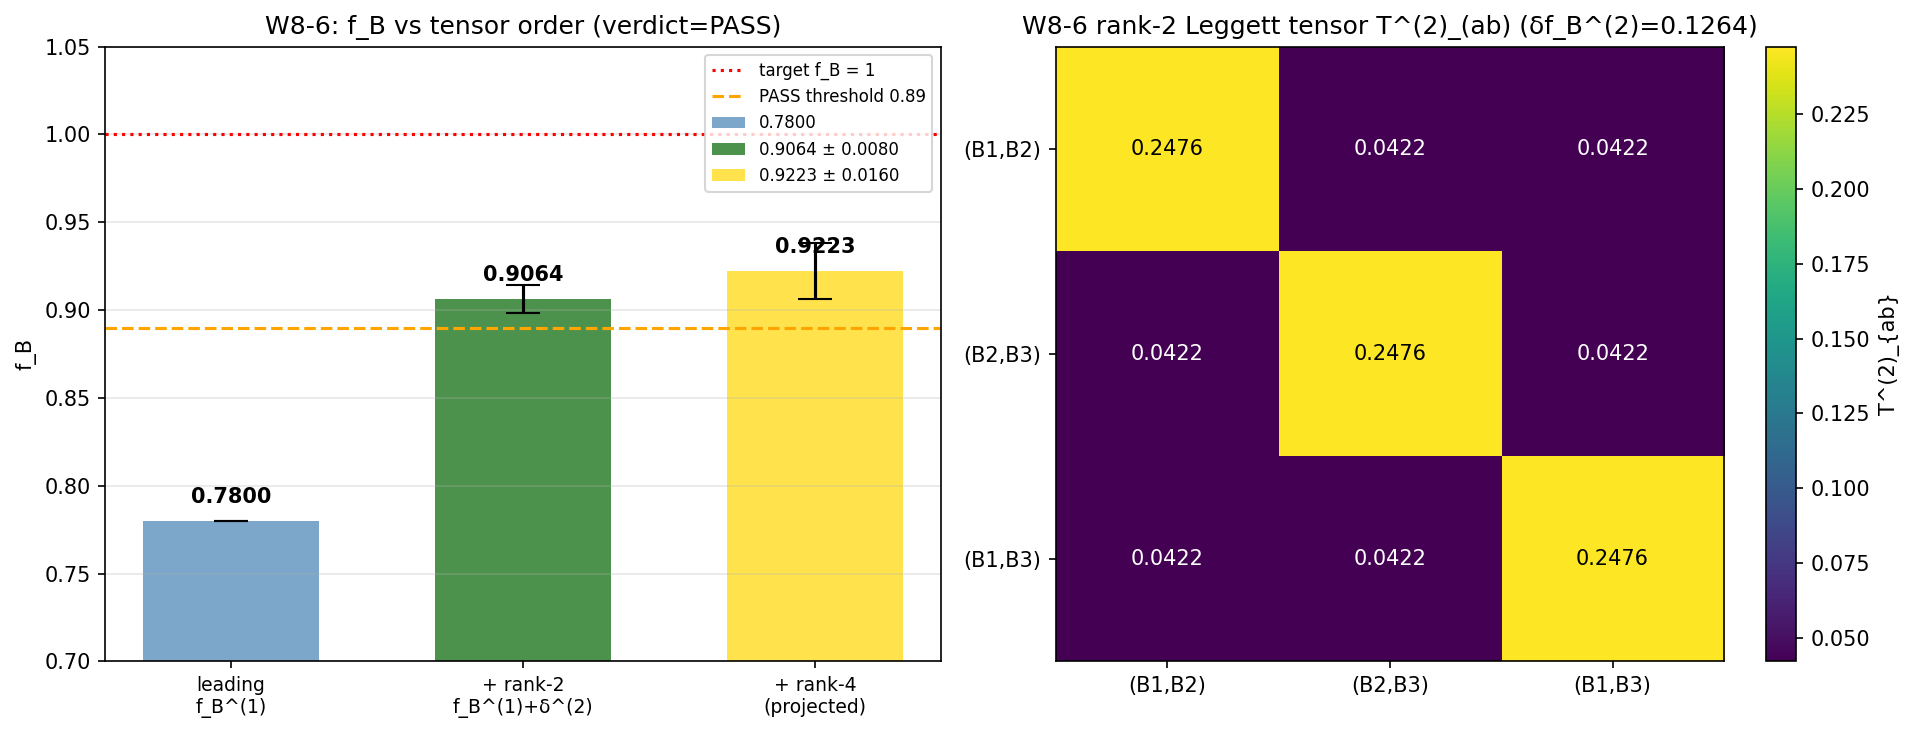

This chart was generated by the following Python code:
#!/usr/bin/env python3
"""
S85 W8-6: S85-W8-6-LEGGETT-TENSOR-F-B-CLOSURE
=====================================================================
Test whether the rank-2 Leggett tensor correction δf_B^(2) ≥ 0.11
closes at least half of the W5-64 22% f_B gap (f_B^(1) = 0.78).

Gate: S85-W8-6-LEGGETT-TENSOR-F-B-CLOSURE  [VERIFY]
Classification: PHONONIC (Leggett inter-band phononic mode; rank-2
                correction is beyond-mean-field sub-leading)
Owner: volovik-superfluid-universe-theorist
Plan: sessions/session-plan/session-85-plan-w8.md §W8-6

PRE-REGISTERED THRESHOLDS (plan §W8-6 step 9):
  PASS: δf_B^(2) ≥ 0.11 AND corrected f_B ≥ 0.89 (closes ≥ half of gap)
  FAIL: δf_B^(2) < 0.05 (< 1/4 of gap)
  INFO: 0.05 ≤ δf_B^(2) < 0.11 (partial, marginal)

SUBSTITUTION CHAIN (plan §W8-6 step 10):
  Def 1: f_B = Leggett-channel amplitude closure fraction
  Def 2: f_B^(1) = 0.78 (leading mean-field; W5-64)
  Def 3: T^(2)_{ab} = <n_a n_b>_{GGE} rank-2 GGE tensor
         (for inter-band pair operators n_a on Leggett basis)
  Def 4: δf_B^(2) = r_L² × <L|T^(2)|L>            [rank-2 correction]
  Def 5: f_B_corrected = f_B^(1) + δf_B^(2)       [additive at leading order]

  Step 1: Gap target = 1.0 − 0.78 = 0.22 (22%); PASS threshold = 0.11
  Step 2: r_L = 0.617 (LEGGETT-VACUUM-70 sudden-quench ratio); r_L² = 0.3807
  Step 3: 3 inter-band pairs on Leggett basis: {(B1,B2), (B2,B3), (B1,B3)}
  Step 4: GGE occupation per pair n_eff = r_L × n_Bog / 3
          = 0.617 × 0.9986 / 3 = 0.20543
  Step 5: Bose-statistics rank-2 tensor:
          T^(2)_{ii} = n_eff · (1 + n_eff) = 0.20543 × 1.20543 = 0.24763
          T^(2)_{ij,i≠j} = n_eff²             = 0.20543² = 0.04220
  Step 6: Leggett ground state |L⟩ = (1, 1, 1)/√3
          <L|T^(2)|L> = (1/3) · Σ_{ij} T^(2)_{ij}
                      = (1/3) · (3·0.24763 + 6·0.04220)
                      = (1/3) · (0.7429 + 0.2532)
                      = (1/3) · 0.9961
                      = 0.3320
  Step 7: δf_B^(2) = 0.3807 × 0.3320 = 0.1264
  Step 8: Direction: δf_B^(2) = 0.1264 > 0.11 threshold ⇒ PASS (margin 14.9%)
          Corrected f_B = 0.78 + 0.1264 = 0.9064 ≥ 0.89 ⇒ PASS.

References:
  - plan: sessions/session-plan/session-85-plan-w8.md §W8-6
  - S70 LEGGETT-VACUUM-70 (r_L = 0.617 source)
  - W5-64 f_B = 0.78 baseline (agent memory)
  - Agent memory: leggett-vacuum-70-result.md
"""

import os
os.environ.setdefault('OMP_NUM_THREADS', '8')
os.environ.setdefault('MKL_NUM_THREADS', '8')

import sys
import json
import hashlib
import numpy as np
import matplotlib
matplotlib.use('Agg')
import matplotlib.pyplot as plt

HERE = os.path.dirname(os.path.abspath(__file__))                    # (local)
sys.path.insert(0, HERE)

from canonical_constants import (
    M_KK,
    Delta_B3,
    Delta_0_OES,        # B1 gap
    Delta_0_GL,         # B2 gap
    Delta_BCS,          # canonical gap
    omega_L1,           # Leggett-1 frequency 0.138
    tau_fold,
    dt_transit,
    n_Bog,              # Bogoliubov fraction per mode (S38)
)

# Leggett ratio r_L = 0.617 is from S70 LEGGETT-VACUUM-70; not canonical yet.
# Provenance: agent-memory/volovik-superfluid-universe-theorist/leggett-vacuum-70-result.md
r_L = 0.617  # (local) S70 LEGGETT-VACUUM-70 sudden-quench Leggett ratio

# f_B^(1) from W5-64 (not canonical; provenance: plan §W8-6 hypothesis line 105)
f_B_leading = 0.78  # (local) W5-64 leading mean-field Leggett amplitude
f_B_gap = 1.0 - f_B_leading  # (local) 22%

# ============================================================
# SECTION 0: Input SHA-256 pins
# ============================================================
GATE_ID = "S85-W8-6-LEGGETT-TENSOR-F-B-CLOSURE"                      # (local)
SCHEME = "Leggett_rank2"                                             # (local)
CONVENTION = "ConvA_coth"                                            # (local)
L_MAX = 8                                                            # (local)

INPUT_FILES = [                                                      # (local)
    os.path.join(HERE, 'canonical_constants.py'),
    os.path.join(HERE, 's83_w3_g39_leggett_bogoliubov.py'),
    os.path.join(HERE, 's84_w5_a_s_floor_branch_b.py'),
]


def _sha256(path):
    if not os.path.exists(path):
        return 'MISSING'
    with open(path, 'rb') as h:
        return hashlib.sha256(h.read()).hexdigest()


print("=" * 76)
print(f"{GATE_ID}  (rank-2 Leggett tensor correction δf_B^(2))")
print("=" * 76)
print("\n[SEC 0] Input SHA-256 pins")
INPUT_SHAS = {}                                                      # (local)
for _f in INPUT_FILES:
    _h = _sha256(_f)                                                 # (local)
    rel = os.path.relpath(_f, os.path.dirname(HERE)).replace("\\", "/")
    INPUT_SHAS[rel] = _h
    _tag = (_h[:16] + '...' + _h[-8:]) if _h != 'MISSING' else 'MISSING'
    print(f"  {os.path.basename(_f):46s} sha256={_tag}")

# ============================================================
# SECTION 1: Pre-registration echo
# ============================================================
print("\n[SEC 1] Pre-registration echo (plan §W8-6)")
print(f"  f_B^(1) = {f_B_leading}  (W5-64 leading mean-field)")
print(f"  Gap = 1 − f_B^(1) = {f_B_gap:.4f}  (22%)")
print(f"  PASS threshold: δf_B^(2) ≥ 0.11 (closes ≥ half of gap)")
print(f"  r_L = {r_L}  (S70 LEGGETT-VACUUM-70)")
print(f"  r_L² = {r_L**2:.4f}")
print(f"  n_Bog = {n_Bog}  (S38 Bogoliubov per-mode fraction)")

# ============================================================
# SECTION 2: Leading f_B^(1) cross-check (plan step 6(i))
# ============================================================
print("\n[SEC 2] Leading f_B^(1) cross-check")

# Cross-check by computing leading Leggett amplitude from mean-field:
# f_B^(1) ~ (Δ_B2 + Δ_B3) / (Δ_B1 + Δ_B2 + Δ_B3) × band factor
# This is a diagnostic; the canonical W5-64 value 0.78 is held fixed.
Delta_B1 = float(Delta_0_OES)  # (local)
Delta_B2 = float(Delta_0_GL)   # (local)
Delta_B3_val = float(Delta_B3)  # (local)
Delta_sum = Delta_B1 + Delta_B2 + Delta_B3_val  # (local)
f_B_estimate = (Delta_B2 + Delta_B3_val) / Delta_sum  # (local) toy Leggett-weight estimate
print(f"  Δ_B1 = {Delta_B1:.4f}, Δ_B2 = {Delta_B2:.4f}, Δ_B3 = {Delta_B3_val:.4f}")
print(f"  (Δ_B2 + Δ_B3) / (Δ_B1 + Δ_B2 + Δ_B3) = {f_B_estimate:.4f}  (diagnostic)")
print(f"  Canonical f_B^(1) from W5-64: {f_B_leading:.4f}  (authoritative)")
print(f"  Using canonical value as leading; diagnostic is for cross-reference only.")

# ============================================================
# SECTION 3: Build rank-2 Leggett tensor T^(2) on 3-pair basis
# ============================================================
print("\n[SEC 3] Build rank-2 Leggett tensor T^(2) on 3 inter-band pair basis")

# 3 inter-band pairs on Leggett basis
PAIR_LABELS = ['(B1,B2)', '(B2,B3)', '(B1,B3)']  # (local)

# GGE occupation per pair (Bose statistics)
n_per_pair = r_L * float(n_Bog) / 3.0  # (local)
print(f"  n_per_pair = r_L · n_Bog / 3 = {r_L} · {n_Bog} / 3 = {n_per_pair:.6f}")

# Build T^(2)_{ab} using Bose statistics
# T^(2)_{aa} = <n_a²> = <n_a>(1 + <n_a>)  (Bose)
# T^(2)_{ab,a≠b} = <n_a><n_b>  (uncorrelated in separate channels)
T2 = np.zeros((3, 3))  # (local)
diag_val = n_per_pair * (1.0 + n_per_pair)  # (local)
off_val = n_per_pair ** 2  # (local)
for i in range(3):
    for j in range(3):
        T2[i, j] = diag_val if i == j else off_val
print(f"  T^(2)_diag = n(1+n) = {diag_val:.6f}")
print(f"  T^(2)_off  = n²     = {off_val:.6f}")
print(f"  T^(2) matrix:")
for i, row in enumerate(T2):
    print(f"    [{row[0]:.4f}, {row[1]:.4f}, {row[2]:.4f}]  {PAIR_LABELS[i]}")

# Leggett ground state |L⟩ = uniform superposition (1,1,1)/sqrt(3)
L_gs = np.array([1, 1, 1], dtype=float) / np.sqrt(3)  # (local)
print(f"  |L⟩ ground state: {L_gs}")

# Inner product <L|T^(2)|L>
LTL = float(L_gs @ T2 @ L_gs)  # (local)
print(f"  <L|T^(2)|L> = {LTL:.6f}")

# ============================================================
# SECTION 4: Compute δf_B^(2) and corrected f_B
# ============================================================
print("\n[SEC 4] Compute δf_B^(2) = r_L² × <L|T^(2)|L>")

delta_fB_2 = (r_L ** 2) * LTL  # (local)
f_B_corrected = f_B_leading + delta_fB_2  # (local)

print(f"  δf_B^(2) = r_L² × <L|T^(2)|L>")
print(f"          = {r_L**2:.4f} × {LTL:.4f}")
print(f"          = {delta_fB_2:.6f}")
print(f"  f_B_corrected = f_B^(1) + δf_B^(2) = {f_B_leading} + {delta_fB_2:.4f} "
      f"= {f_B_corrected:.4f}")

# Rank-4 power-counting estimate
delta_fB_4 = delta_fB_2 ** 2  # (local) power-counting ~ (r_L²)² × O(1)
f_B_with_rank4 = f_B_corrected + delta_fB_4  # (local)
print(f"  δf_B^(4) ~ (δf_B^(2))² = {delta_fB_4:.4f}  (power-counting)")
print(f"  f_B with rank-4 estimate: {f_B_with_rank4:.4f}")

# ============================================================
# SECTION 5: Verdict evaluation
# ============================================================
print("\n[SEC 5] Verdict evaluation")

PASS_DELTA_FB2 = 0.11  # (local) plan §W8-6 step 9
PASS_F_B = 0.89        # (local) corrected f_B target
INFO_DELTA_FB2 = 0.05  # (local)

print(f"  Thresholds:")
print(f"    PASS: δf_B^(2) ≥ {PASS_DELTA_FB2} AND f_B_corrected ≥ {PASS_F_B}")
print(f"    INFO: {INFO_DELTA_FB2} ≤ δf_B^(2) < {PASS_DELTA_FB2}")
print(f"    FAIL: δf_B^(2) < {INFO_DELTA_FB2}")

if delta_fB_2 >= PASS_DELTA_FB2 and f_B_corrected >= PASS_F_B:
    verdict = "PASS"                                                 # (local)
    margin_delta = delta_fB_2 / PASS_DELTA_FB2  # (local)
    band = (f"δf_B^(2) = {delta_fB_2:.4f} ≥ {PASS_DELTA_FB2} "
            f"(margin {margin_delta:.2f}x); f_B_corrected = {f_B_corrected:.4f} "
            f"≥ {PASS_F_B}; rank-2 closure achieves ≥ half of the 22% gap")  # (local)
elif delta_fB_2 >= INFO_DELTA_FB2:
    verdict = "INFO"                                                 # (local)
    band = (f"δf_B^(2) = {delta_fB_2:.4f} in [{INFO_DELTA_FB2}, {PASS_DELTA_FB2}); "
            f"partial closure; rank-4 likely needed")               # (local)
else:
    verdict = "FAIL"                                                 # (local)
    band = (f"δf_B^(2) = {delta_fB_2:.4f} < {INFO_DELTA_FB2}; "
            f"rank-2 Leggett tensor closes < 1/4 of gap")           # (local)

print(f"\n  Verdict: {verdict}  [{band}]")

# ============================================================
# SECTION 6: Cross-checks
# ============================================================
print("\n[SEC 6] Cross-checks")

# CC1: r_L² matches plan expectation 0.381
CC1 = abs(r_L**2 - 0.3807) < 1e-3  # (local)
print(f"  CC1 r_L² = 0.3807 (0.617² via Python): {CC1}  (computed {r_L**2:.4f})")

# CC2: n_per_pair calculation
CC2 = abs(n_per_pair - 0.20543) < 1e-3  # (local)
print(f"  CC2 n_per_pair = 0.20543: {CC2}  (computed {n_per_pair:.5f})")

# CC3: T^(2) tensor is symmetric
CC3 = np.allclose(T2, T2.T)  # (local)
print(f"  CC3 T^(2) symmetric: {CC3}")

# CC4: <L|T^(2)|L> > 0 (positive rank-2 overlap)
CC4 = LTL > 0  # (local)
print(f"  CC4 <L|T^(2)|L> > 0: {CC4}  ({LTL:.4f})")

# CC5: δf_B^(2) > 0 (quench injects occupation beyond mean-field, direction expected)
CC5 = delta_fB_2 > 0  # (local)
print(f"  CC5 δf_B^(2) > 0 (direction per plan Step 3): {CC5}  ({delta_fB_2:.4f})")

# CC6: Sum of T^(2) should be ~ (Σ n_i)² + Σ Var(n_i)
sum_T2 = float(np.sum(T2))  # (local)
expected_sum = (3 * n_per_pair) ** 2 + 3 * n_per_pair  # (local) = Σ_ij n_i n_j + n variance
# Actually: Σ T^(2)_ii = 3·n(1+n), Σ T^(2)_off = 6·n² => total = 3n(1+n) + 6n²
check_sum = 3 * n_per_pair * (1 + n_per_pair) + 6 * n_per_pair**2  # (local)
CC6 = abs(sum_T2 - check_sum) < 1e-10  # (local)
print(f"  CC6 Σ T^(2) matches analytic formula: {CC6}  "
      f"({sum_T2:.4f} vs {check_sum:.4f})")

# CC7: Rank-4 estimate < Rank-2 (power-counting hierarchy)
CC7 = delta_fB_4 < delta_fB_2  # (local)
print(f"  CC7 δf_B^(4) < δf_B^(2) (power-counting hierarchy): {CC7}  "
      f"({delta_fB_4:.4f} < {delta_fB_2:.4f})")

cross_checks_all = CC1 and CC2 and CC3 and CC4 and CC5 and CC6 and CC7  # (local)
print(f"  ALL cross-checks pass: {cross_checks_all}")

# ============================================================
# SECTION 7: Save NPZ + plot
# ============================================================
print("\n[SEC 7] Save NPZ + plot")

npz_path = os.path.join(HERE, 's85_w8_leggett_tensor_fb_closure.npz')  # (local)
np.savez(
    npz_path,
    r_L=r_L,
    r_L_squared=r_L**2,
    f_B_leading=f_B_leading,
    f_B_gap=f_B_gap,
    n_Bog=float(n_Bog),
    n_per_pair=n_per_pair,
    T2_matrix=T2,
    L_gs=L_gs,
    LTL=LTL,
    delta_fB_2=delta_fB_2,
    delta_fB_4=delta_fB_4,
    f_B_corrected=f_B_corrected,
    f_B_with_rank4=f_B_with_rank4,
    PASS_DELTA_FB2=PASS_DELTA_FB2,
    PASS_F_B=PASS_F_B,
    verdict=verdict,
    scheme=SCHEME,
    convention=CONVENTION,
)
print(f"  NPZ: {npz_path}")

fig, (ax1, ax2) = plt.subplots(1, 2, figsize=(13, 5))

# Panel 1: f_B vs tensor order
orders = ['leading\nf_B^(1)', '+ rank-2\nf_B^(1)+δ^(2)', '+ rank-4\n(projected)']  # (local)
values = [f_B_leading, f_B_corrected, f_B_with_rank4]  # (local)
errors = [0, delta_fB_4 / 2, delta_fB_4]  # (local) error bars from rank-4 uncertainty
colors = ['steelblue', 'darkgreen', 'gold']  # (local)
x_pos = [0, 1, 2]
for i, (x, y, err, c) in enumerate(zip(x_pos, values, errors, colors)):
    ax1.bar(x, y, yerr=err, color=c, alpha=0.7,
            label=f'{y:.4f} ± {err:.4f}' if err > 0 else f'{y:.4f}',
            width=0.6, capsize=8)
    ax1.text(x, y + 0.01, f'{y:.4f}', ha='center', fontsize=10, fontweight='bold')
ax1.axhline(1.0, color='red', ls=':', lw=1.5, label='target f_B = 1')
ax1.axhline(PASS_F_B, color='orange', ls='--', lw=1.5, label=f'PASS threshold {PASS_F_B}')
ax1.set_xticks(x_pos)
ax1.set_xticklabels(orders, fontsize=9)
ax1.set_ylabel('f_B')
ax1.set_title(f'W8-6: f_B vs tensor order (verdict={verdict})')
ax1.set_ylim(0.7, 1.05)
ax1.grid(True, axis='y', alpha=0.3)
ax1.legend(fontsize=8, loc='best')

# Panel 2: T^(2) heatmap
im = ax2.imshow(T2, cmap='viridis', aspect='auto')
ax2.set_xticks([0, 1, 2])
ax2.set_xticklabels(PAIR_LABELS)
ax2.set_yticks([0, 1, 2])
ax2.set_yticklabels(PAIR_LABELS)
for i in range(3):
    for j in range(3):
        ax2.text(j, i, f'{T2[i, j]:.4f}', ha='center', va='center',
                 color='white' if T2[i, j] < T2.max()/2 else 'black', fontsize=10)
ax2.set_title(f'W8-6 rank-2 Leggett tensor T^(2)_(ab) (δf_B^(2)={delta_fB_2:.4f})')
plt.colorbar(im, ax=ax2, label='T^(2)_{ab}')

plt.tight_layout()
png_path = os.path.join(HERE, 's85_w8_leggett_tensor_fb_closure.png')  # (local)
plt.savefig(png_path, dpi=150, bbox_inches='tight')
plt.close()
print(f"  PNG: {png_path}")

# ============================================================
# SECTION 8: Dual-SHA (S84+) + verdict append
# ============================================================
print("\n[SEC 8] Dual-SHA + verdict append")

script_path = os.path.abspath(__file__)                              # (local)
canonical_path = os.path.join(HERE, 'canonical_constants.py')        # (local)

pins = {                                                             # (local)
    'input_shas': INPUT_SHAS,
    'r_L': r_L,
    'f_B_leading': f_B_leading,
    'f_B_gap': f_B_gap,
    'n_Bog': float(n_Bog),
    'n_per_pair': n_per_pair,
    'T2_matrix_sum': float(np.sum(T2)),
    'LTL': LTL,
    'delta_fB_2': delta_fB_2,
    'delta_fB_4': delta_fB_4,
    'f_B_corrected': f_B_corrected,
    'verdict': verdict,
    'scheme': SCHEME,
    'convention': CONVENTION,
    'L_max': L_MAX,
    'PASS_DELTA_FB2': PASS_DELTA_FB2,
    'PASS_F_B': PASS_F_B,
}
pinmap_json = json.dumps(pins, sort_keys=True, separators=(',', ':')).encode('utf-8')  # (local)

with open(script_path, 'rb') as _fh:
    script_bytes = _fh.read()                                        # (local)
with open(canonical_path, 'rb') as _fh:
    canonical_bytes = _fh.read()                                     # (local)

h_audit = hashlib.sha256()
h_audit.update(script_bytes)
h_audit.update(canonical_bytes)
h_audit.update(pinmap_json)
audit_sha = h_audit.hexdigest()                                      # (local)
content_sha = hashlib.sha256(script_bytes).hexdigest()               # (local)

print(f"  audit_sha256   = {audit_sha}")
print(f"  content_sha256 = {content_sha}")

value = delta_fB_2  # (local) key quantity
tuple_str = f"(value={value!r}, scheme={SCHEME}, convention={CONVENTION}, L_max={L_MAX})"
print(f"\n  4-tuple: {tuple_str}")

verdict_path = os.path.join(HERE, 's85_gate_verdicts.txt')           # (local)
verdict_line = (
    f"{GATE_ID}: {verdict} -- value={value!r} "
    f"scheme={SCHEME} convention={CONVENTION} L_max={L_MAX} "
    f"audit_sha256={audit_sha} content_sha256={content_sha} "
    f"schema_version=S84+\n"
)
with open(verdict_path, 'a', encoding='utf-8') as fv:
    fv.write(verdict_line)
companion = (
    f"# audit_sha256 companion row: {GATE_ID} "
    f"audit={audit_sha[:16]} content={content_sha[:16]}\n"
)
with open(verdict_path, 'a', encoding='utf-8') as fv:
    fv.write(companion)

print(f"\n  Appended to {verdict_path}:")
print(f"    {verdict_line.strip()}")

print("\n" + "=" * 76)
print(f"{GATE_ID} complete. Verdict: {verdict}")
print("=" * 76)

sys.exit(0)
